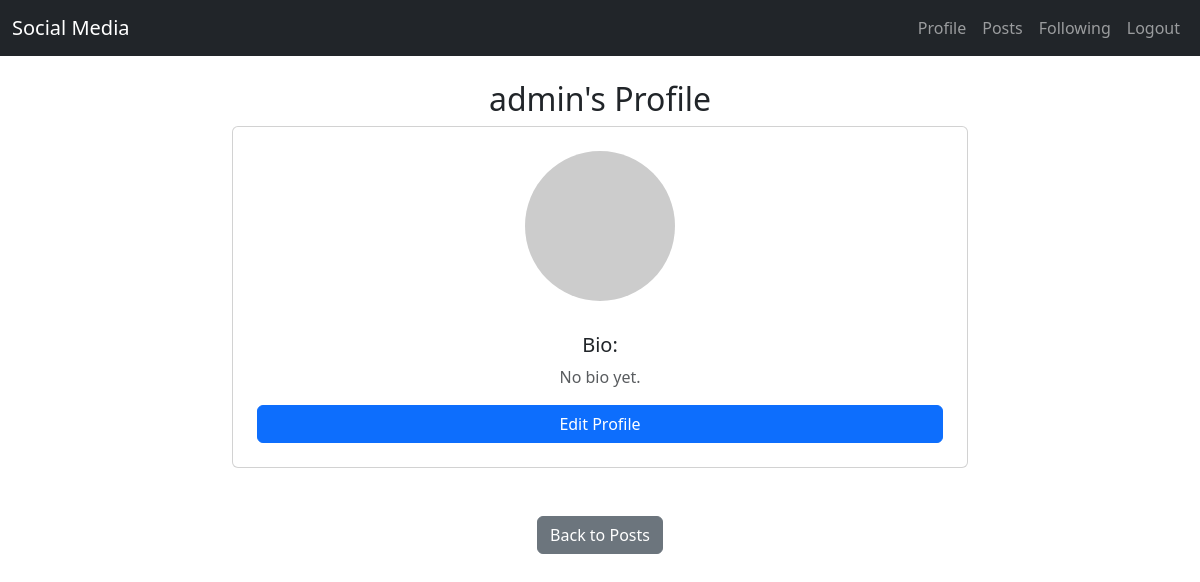
The app's page /users/profile/ (signed in), older data.
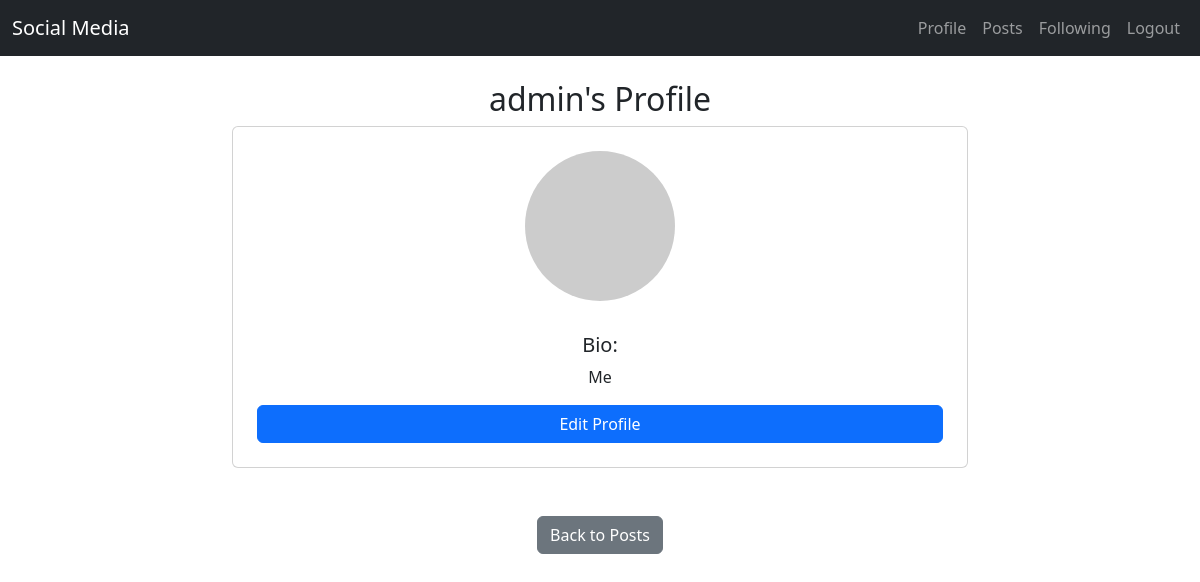
The same page, newer data.
### users/models.py (models this page shows, shortened)
class Profile(models.Model):
    user = models.OneToOneField(User, on_delete=models.CASCADE)
    bio = models.TextField(blank=True, null=True)
    profile_picture = models.ImageField(upload_to='profile_pictures/', blank=True, null=True)

### users/views_html.py (the view)
# urls.py: path('profile/', profile_view, name='user-profile'),
@login_required
def profile_view(request):
    profile = get_object_or_404(Profile, user=request.user)
    return render(request, "users/profile.html", {"profile": profile})

### users/templates/users/profile.html
{% extends "base.html" %}
{% block content %}
<div class="row justify-content-center">
    <div class="col-md-8 text-center">
        <h2>{{ profile.user.username }}'s Profile</h2>
        <div class="card mb-4 p-4">
            <div class="d-flex justify-content-center mb-3">
                {% if profile.profile_picture %}
                    <img src="{{ profile.profile_picture.url }}" class="img-fluid rounded-circle" alt="Profile Picture" style="width: 150px; height: 150px; object-fit: cover;">
                {% else %}
                    <img src="https://via.placeholder.com/150" class="img-fluid rounded-circle" alt="Placeholder Profile Picture">
                {% endif %}
            </div>
            <div class="mt-3">
                <h5 class="card-title">Bio:</h5>
                {% if profile.bio %}
                    <p class="card-text">{{ profile.bio }}</p>
                {% else %}
                    <p class="card-text text-muted">No bio yet.</p>
                {% endif %}
            </div>
            <a href="{% url 'edit_profile' %}" class="btn btn-primary mt-3">Edit Profile</a>
        </div>
        <a href="{% url 'post_list' %}" class="btn btn-secondary mt-4">Back to Posts</a>
    </div>
</div>
{% endblock %}

### templates/base.html (shortened to what this page needs)
<!DOCTYPE html>
<html lang="en">
<head>
    <link rel="stylesheet" href="https://cdn.jsdelivr.net/npm/bootstrap@5.3.0/dist/css/bootstrap.min.css">
</head>
<body>
    <nav class="navbar navbar-expand-lg navbar-dark bg-dark mb-4">
        <div class="container-fluid">
            <a class="navbar-brand" href="{% url 'post_list' %}">Social Media</a>
            <div class="collapse navbar-collapse" id="navbarNav">
                <ul class="navbar-nav ms-auto">
                    {% if user.is_authenticated %}
                        <li class="nav-item"><a class="nav-link" href="{% url 'user-profile' %}">Profile</a></li>
                        <li class="nav-item"><a class="nav-link" href="{% url 'post_list' %}">Posts</a></li>
                        <li class="nav-item"><a class="nav-link" href="{% url 'following-list' %}">Following</a></li>
                        <li class="nav-item">
                            <a class="nav-link" href="{% url 'logout' %}" onclick="return confirm('Are you sure you want to log out?');">
                                Logout
                            </a>
                        </li>
                    {% else %}
                        <li class="nav-item"><a class="nav-link" href="{% url 'user-register' %}">Register</a></li>
                        <li class="nav-item"><a class="nav-link" href="{% url 'login' %}">Login</a></li>
                    {% endif %}
                </ul>
            </div>
        </div>
    </nav>
    <div class="container">
        {% block content %}
        {% endblock %}
    </div>
</body>
</html>

Row changes from the older to the newer data that the page shows:
changed Profile "admin": bio (not shown) → "Me"
Text that changed along with them:
text no longer shown: "No bio yet."
